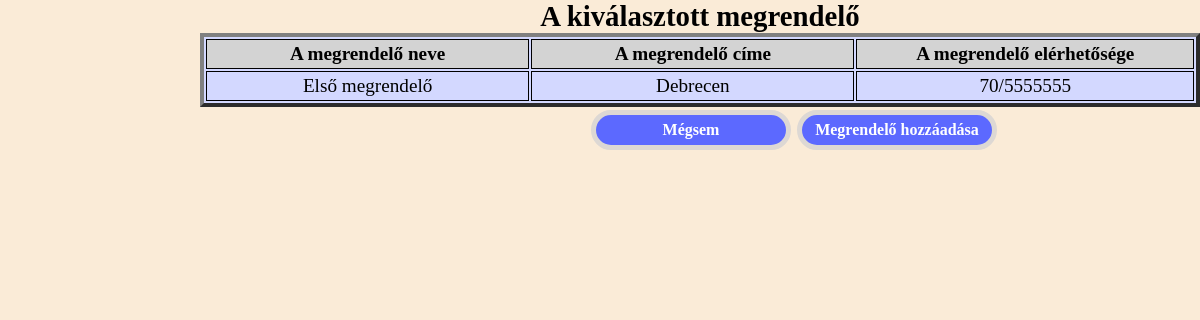
The app's page /Megrendelok/MegrendeloValasztott.php?id=1 with its own data.
### tables this page shows
CREATE TABLE `megrendelok` (
  `m_id` int(10) UNSIGNED NOT NULL,
  `m_nev` varchar(30) DEFAULT NULL,
  `m_cim` varchar(300) DEFAULT NULL,
  `m_elerhetoseg` varchar(300) DEFAULT NULL
);

### Megrendelok/MegrendeloValasztott.php (the view, shortened to what this page needs)
<?php
$KeresoParameter = $_GET["id"];
?>
<!DOCTYPE>
<html lang="hu">
<head>
	<link rel="stylesheet" type="text/css" href="../Dizajn/projekterCSS.css">
</head>
<body>
<?php
global $conn;
$sql = "SELECT * FROM megrendelok WHERE m_id = '$KeresoParameter'";
$stmt = $conn->query($sql);
$Adatsorok = $stmt->fetch_array();
$M_nev = $Adatsorok["m_nev"];
$M_cim = $Adatsorok["m_cim"];
$M_elerhetoseg = $Adatsorok["m_elerhetoseg"];
?>
<form class="" action="MegrendeloValasztott.php?id=<?php echo $KeresoParameter; ?>" method="post">
	<table width="1000" border="4" align="center">
		<caption>A kiválasztott megrendelő</caption>
		<tr style="background-color: lightgray">
			<td style="font-weight: bold">A megrendelő neve</td>
			<td style="font-weight: bold">A megrendelő címe</td>
			<td style="font-weight: bold">A megrendelő elérhetősége</td>
		</tr>
		<tr>
			<td><?php echo $M_nev?></td>
			<td><?php echo $M_cim?></td>
			<td><?php echo $M_elerhetoseg?></td>
		</tr>
	</table>
	<div>
		<input type="submit" name="Hozzaad", value="Megrendelő hozzáadása">
		<input type="submit" name="Megsem", value="Mégsem">
	</div>
</form>
</body>
</html>

### Dizajn/projekterCSS.css (style rules this page uses)
table { background: #d3d8ff; }
body { width: 800px; margin:0 auto; background-color: antiquewhite; }
input[type="Submit"] { color: white; font-size: 1.0em; font-family: Garamond,Georgia,Times,"Times New Roman",serif; width: 200px; height: 40px; background-color: #5c69ff; border: 5px solid ; border-bottom-left-radius: 35px; border-bottom-right-radius: 35px; border-top-left-radius: 35px; border-top-right-radius: 35px; border-color: rgb(221,216,212); font-weight: bold; margin: 3px; float: right; }
caption { font-family: Garamond; font-size: 1.8em; font-weight: bold; }
td { border: 1px solid; overflow: hidden; width: 70px; text-align: center; color: black; font-family: Garamond,Georgia,Times,"Times New Roman",serif; font-size: 1.2em; padding: 3px; }

### records on screen
megrendelok: m_nev "Első megrendelő", m_cim "Debrecen", m_elerhetoseg "70/5555555"
